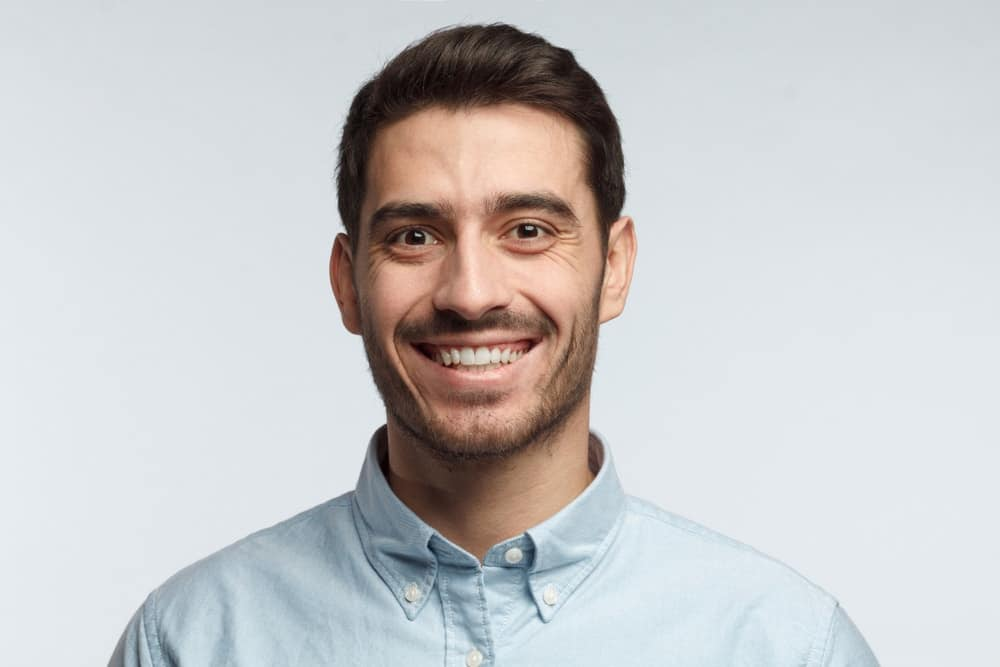
#> input picture model/test_images/testimg.jpg, 1000 x 667 px
$ jupyter execute --allow-errors 'Face Detection.ipynb'   (shell and % lines are left out)
#> lines starting #> are read from the running program, lines starting #| are printed output that depends on the picture
[cell 1]
import numpy as np
import cv2
import matplotlib
from matplotlib import pyplot as plt

# Data Exploration

[cell 2]
img = cv2.imread('./test_images/testimg.jpg')
#> img is the input picture: shape (667, 1000, 3); mean B, G, R 202, 200.9, 201.1
img.shape
#> Out = (667, 1000, 3)

[cell 3]
plt.imshow(img)

[cell 4]
img_gray = cv2.cvtColor(img, cv2.COLOR_BGR2GRAY)
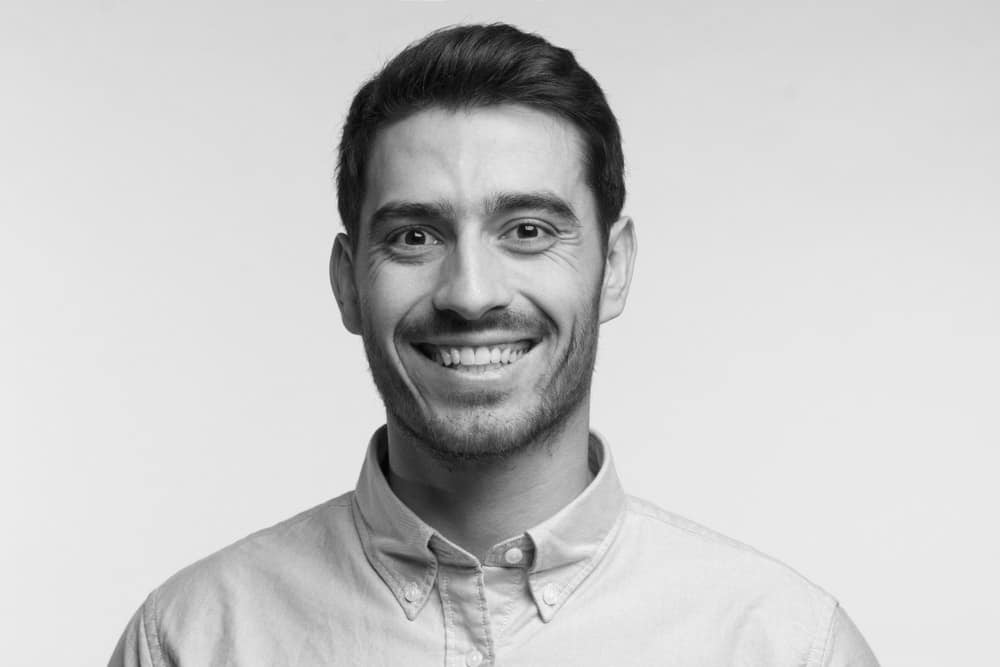
#> img_gray: shape (667, 1000); min 2, max 248, mean 201.1
img_gray.shape
#> Out = (667, 1000)

[cell 5]
img_gray

[cell 6]
plt.imshow(img_gray, cmap='gray')

[cell 7]
face_cascade = cv2.CascadeClassifier('./opencv/haarcascade_frontalface_default.xml')
eye_cascade = cv2.CascadeClassifier('./opencv/haarcascade_eye.xml')

faces = face_cascade.detectMultiScale(img_gray, 1.3, 5)
#> faces = [[312, 105, 323, 323]]
faces
#> Out = [[312, 105, 323, 323]]

[cell 8]
(x,y,w,h) = faces[0]
#> x = 312; y = 105; w = 323; h = 323
x,y,w,h
#> Out = (312, 105, 323, 323)

## Detecting the face

[cell 9]
face_img = cv2.rectangle(img,(x,y),(x+w,y+h),(255,0,0),2)
plt.imshow(face_img)

[cell 10]
cv2.destroyAllWindows()
for (x,y,w,h) in faces:
    face_img = cv2.rectangle(img,(x,y),(x+w,y+h),(255,0,0),2)
    roi_gray = img_gray[y:y+h, x:x+w]
    roi_color = img[y:y+h, x:x+w]
    eyes = eye_cascade.detectMultiScale(roi_gray)
    for (ex,ey,ew,eh) in eyes:
        cv2.rectangle(roi_color,(ex,ey),(ex+ew,ey+eh),(0,255,0),2)
#> this loop made 1 pass
#> (x, y, w, h, eyes) on pass 1: (312, 105, 323, 323, [[59, 91, 82, 82], [173, 91, 75, 75]])
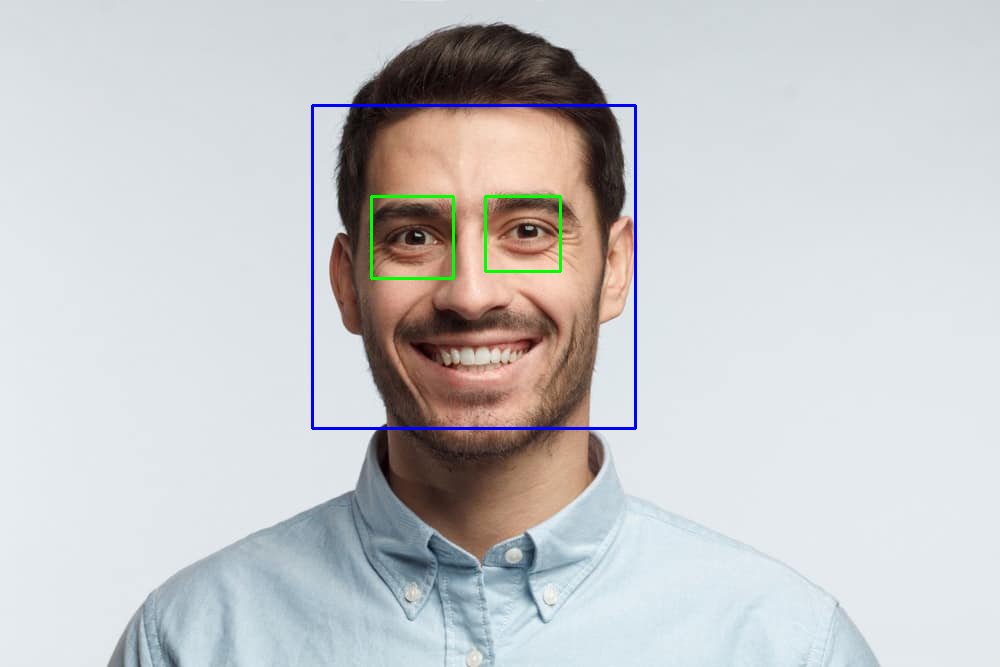
#> img: shape (667, 1000, 3); mean B, G, R 202.2, 200.2, 199.6
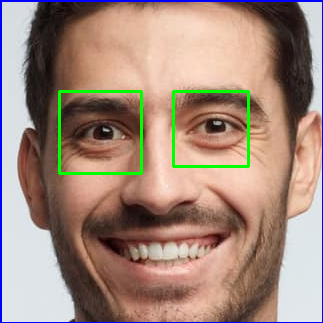
#> roi_color: shape (323, 323, 3); mean B, G, R 124.4, 137.5, 162.2

plt.figure()
plt.imshow(face_img,cmap='gray')
plt.show()

## Detect the eyes

[cell 11]
plt.imshow(roi_color, cmap='gray')

### Function

[cell 12]
def get_cropped_image_if_2_eyes(image_path):
#> called with image_path = './test_images/testimg.jpg'
    img = cv2.imread(image_path)
    gray = cv2.cvtColor(img, cv2.COLOR_BGR2GRAY)
    faces = face_cascade.detectMultiScale(gray, 1.3, 5)
#> faces = [[312, 105, 323, 323]]
    for (x,y,w,h) in faces:
        roi_gray = gray[y:y+h, x:x+w]
        roi_color = img[y:y+h, x:x+w]
        eyes = eye_cascade.detectMultiScale(roi_gray)
        if len(eyes) >= 2:
            return roi_color

[cell 13]
original_image = cv2.imread('./test_images/testimg.jpg')
plt.imshow(original_image)

[cell 14]
cropped_image = get_cropped_image_if_2_eyes('./test_images/testimg.jpg')
plt.imshow(cropped_image)

# Data Cleaning

## Creating the path to save te cropped images

[cell 15]
path_to_data = "./dataset/"
path_to_cr_data = "./dataset/cropped/"

[cell 16]
import os
img_dirs = []
for entry in os.scandir(path_to_data):
    if entry.is_dir():
        img_dirs.append(entry.path)

[cell 17]
img_dirs

[cell 18]
import shutil
if os.path.exists(path_to_cr_data):
    shutil.rmtree(path_to_cr_data)
os.mkdir(path_to_cr_data)

## Getting the sports player name from the folder name

[cell 19]
cropped_image_dirs = []
sports_player_file_name_dict = {}

for img_dir in img_dirs:
    count = 1
    sports_player_name = img_dir.split('/')[-1]
    print(sports_player_name)

    sports_player_file_name_dict[sports_player_name] = []

#going through each folder and returning images with two eyes
    for entry in os.scandir(img_dir):
        #.DS_STORE was getting called so this handles that
        if entry.name.endswith('.jpg'):
            roi_color = get_cropped_image_if_2_eyes(entry.path)
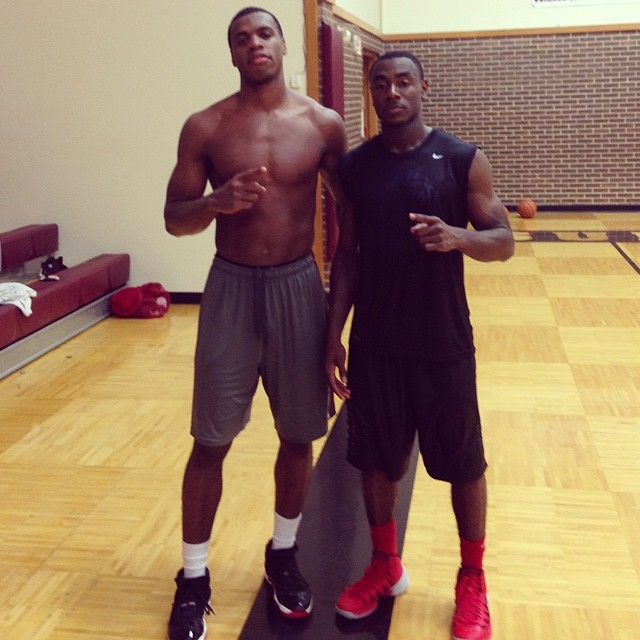
#> input picture model/dataset/buddy_hield/buddylove242_10424680_750114738342477_246204169_n.jpg, 640 x 640 px
#> in get_cropped_image_if_2_eyes, img is the input picture: shape (640, 640, 3); mean B, G, R 98.5, 122.1, 152.3
#> in get_cropped_image_if_2_eyes (call 2), `gray = cv2.cvtColor(img, cv2.COLOR_BGR2GRAY)`:
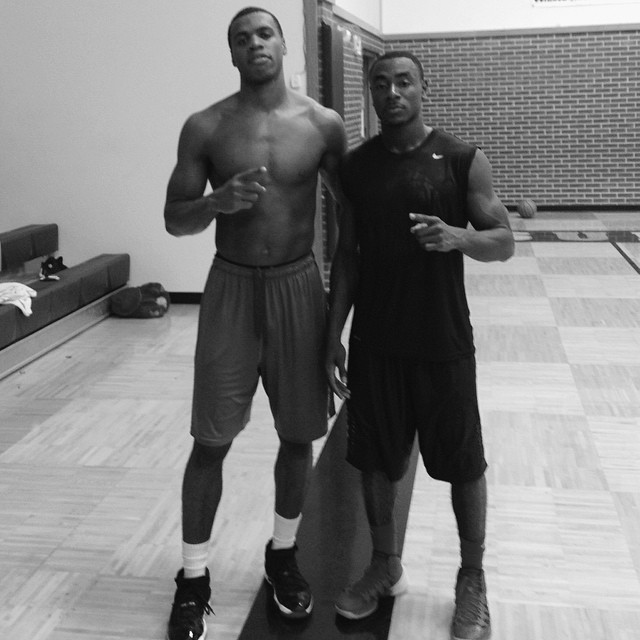
#> gray: shape (640, 640); min 5, max 252, mean 128.4
#> in get_cropped_image_if_2_eyes (call 2), `faces = face_cascade.detectMultiScale(gray, 1.3, 5)`: faces = [[224, 12, 61, 61], [360, 58, 64, 64]]
#> the loop in get_cropped_image_if_2_eyes (call 2), `for (x,y,w,h) in faces:` made 2 passes
#> pass 1, in get_cropped_image_if_2_eyes (call 2), `roi_color = img[y:y+h, x:x+w]`:
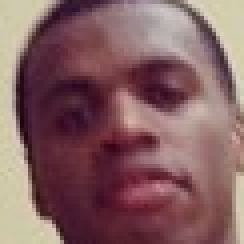
#> roi_color: shape (61, 61, 3) (shown 4 times larger); mean B, G, R 98.2, 96, 132.4

            #creating new folder with cropped images
            if roi_color is not None:
                cropped_folder = path_to_cr_data + sports_player_name
                if not os.path.exists(cropped_folder):
                    os.makedirs(cropped_folder)
                    cropped_image_dirs.append(cropped_folder)
                    print("Generating cropped images in folder: ", cropped_folder)

                #storing cropped image in cropped folder
                cropped_file_name = sports_player_name + str(count) + ".png"
                cropped_file_path = cropped_folder + "/" + cropped_file_name

                cv2.imwrite(cropped_file_path, roi_color)
                sports_player_file_name_dict[sports_player_name].append(cropped_file_path)
                count += 1

print("Cropping Complete")

## Wavelet transform

[cell 20]
import numpy as np
import pywt
import cv2

def w2d(img, mode='haar', level=1):
#> called with mode = 'db1', level = 5
    imArray = img
    #Datatype conversions
    #convert to grayscale
    imArray = cv2.cvtColor( imArray,cv2.COLOR_RGB2GRAY )
    #convert to float
    imArray =  np.float32(imArray)
    imArray /= 255;
    # compute coefficients
    coeffs=pywt.wavedec2(imArray, mode, level=level)

    #Process Coefficients
    coeffs_H=list(coeffs)
    coeffs_H[0] *= 0;

    # reconstruction
    imArray_H=pywt.waverec2(coeffs_H, mode);
    imArray_H *= 255;
    imArray_H =  np.uint8(imArray_H)

    return imArray_H

[cell 21]
im_har = w2d(cropped_image,'db1',5)
plt.imshow(im_har, cmap='gray')

[cell 22]
class_dict = {}
count = 0
for sports_player_name in sports_player_file_name_dict.keys():
    class_dict[sports_player_name] = count
    count = count + 1
class_dict

[cell 23]
X, y = [], []
for sports_player_name, training_files in sports_player_file_name_dict.items():
    for training_image in training_files:
        img = cv2.imread(training_image)
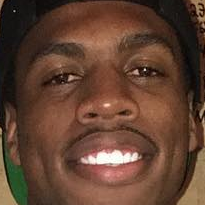
#> img: shape (205, 205, 3); mean B, G, R 49.4, 65.8, 97.1
        if img is None:
            continue
        scalled_raw_img = cv2.resize(img, (32, 32))
        img_har = w2d(img,'db1',5)
#> call 2 of w2d, with mode = 'db1', level = 5
#> in w2d (call 2), `imArray = cv2.cvtColor( imArray,cv2.COLOR_RGB2GRAY )`:
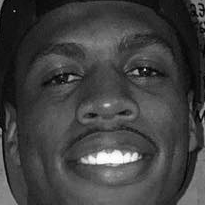
#> imArray: shape (205, 205); min 0, max 254, mean 64.5
#> in w2d (call 2), `imArray_H=pywt.waverec2(coeffs_H, mode);`:
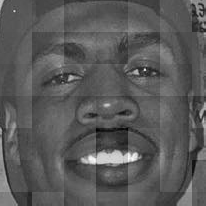
#> imArray_H: shape (206, 206) float32; min -0.375, max 0.689, mean -0.000528; drawn with min black and max white
        scalled_img_har = cv2.resize(img_har, (32, 32))
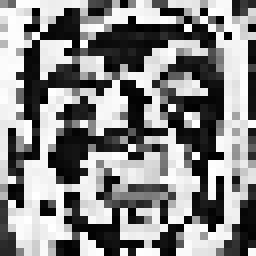
#> scalled_img_har: shape (32, 32) (shown 8 times larger); min 0, max 255, mean 135
        combined_img = np.vstack((scalled_raw_img.reshape(32*32*3,1),scalled_img_har.reshape(32*32,1)))
        X.append(combined_img)
        y.append(class_dict[sports_player_name])

### 4096 comes from the raw image shape plus the wave length image
#### 32*32*3 + 32*32

[cell 24]
len(X[0])

### To avoid errors when training the model we convert to float

[cell 25]
X = np.array(X).reshape(len(X),4096).astype(float)
X.shape
#> Out = (1, 4096)
